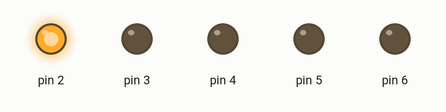
Simulated run of this sketch. Board: Arduino Uno, built with avr-gcc and run on an emulated ATmega328P. On the bench: output pins drawn as LEDs (lit = HIGH).

Above: at 0.1 s.
At 17.1 s:
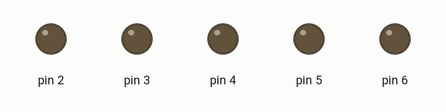
At 30.1 s:
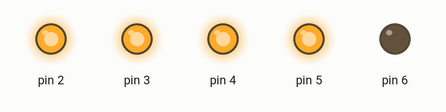
At 35.1 s:
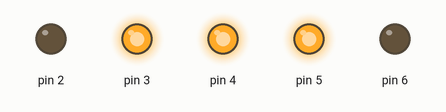
At 36.1 s:
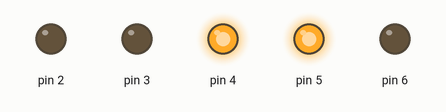
At 37.1 s:
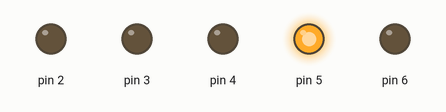
Timing chart, 0 to 40.0 s (numbered marks = the images above):
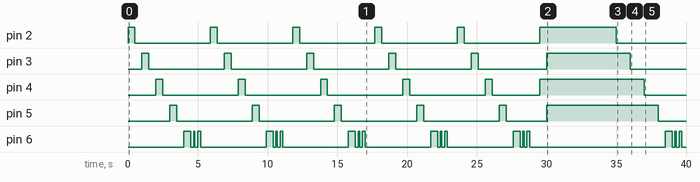

The sketch:

Enceder_Leds.ino
```cpp
// Pin 13 has an LED connected on most Arduino boards.
// give it a name:

// the setup routine runs once when you press reset:
void setup() {
  // initialize the digital pin as an output.
  pinMode(2, OUTPUT);
  pinMode(3, OUTPUT);
  pinMode(4, OUTPUT);
  pinMode(5, OUTPUT);
  pinMode(6, OUTPUT);
}

// the loop routine runs over and over again forever:
void loop()
{
  for (int a=0; a<5; a++)

{

  digitalWrite(2, HIGH);   // turn the LED on (HIGH is the voltage level)
  delay(500);               // wait for a second
  digitalWrite(2, LOW);    // turn the LED off by making the voltage LOW
  delay(500);               // wait for a second

   digitalWrite(3, HIGH);   // turn the LED on (HIGH is the voltage level)
  delay(500);               // wait for a second
  digitalWrite(3, LOW);    // turn the LED off by making the voltage LOW
  delay(500);               // wait for a second

   digitalWrite(4, HIGH);   // turn the LED on (HIGH is the voltage level)
  delay(500);               // wait for a second
  digitalWrite(4, LOW);    // turn the LED off by making the voltage LOW
  delay(500);               // wait for a second

   digitalWrite(5, HIGH);   // turn the LED on (HIGH is the voltage level)
  delay(500);               // wait for a second
  digitalWrite(5, LOW);    // turn the LED off by making the voltage LOW
  delay(500);               // wait for a second

   digitalWrite(6, HIGH);   // turn the LED on (HIGH is the voltage level)
  delay(500);               // wait for a second
  digitalWrite(6, LOW);    // turn the LED off by making the voltage LOW
  delay(200);               // wait for a second

   digitalWrite(6, HIGH);   // turn the LED on (HIGH is the voltage level)
  delay(100);               // wait for a second
  digitalWrite(6, LOW);    // turn the LED off by making the voltage LOW
  delay(200);               // wait for a second

   digitalWrite(6, HIGH);   // turn the LED on (HIGH is the voltage level)
  delay(200);               // wait for a second
  digitalWrite(6, LOW);    // turn the LED off by making the voltage LOW
  delay(700);               // wait for a second

}

    for (int a=0; a<5; a++)

{

   digitalWrite(2, HIGH);
   digitalWrite(4, HIGH);
      delay(500);

   digitalWrite(3, HIGH);
   digitalWrite(5, HIGH);
      delay(500);


    }
}
```

Measured:
- by itself, pin 2: goes 5 × (HIGH 0.50 s, LOW 5.4 s), HIGH 5.5 s, then LOW
- by itself, pin 3: goes 5 × (HIGH 0.50 s, LOW 5.4 s), HIGH 6.0 s, then LOW
- by itself, pin 4: goes 4 × (HIGH 0.50 s, LOW 5.4 s), HIGH 0.50 s, LOW 3.4 s, HIGH 7.5 s, then LOW
- by itself, pin 5: goes 4 × (HIGH 0.50 s, LOW 5.4 s), HIGH 0.50 s, LOW 2.9 s, HIGH 8.0 s, then LOW
- by itself, pin 6: LOW → HIGH at 4.0 s, → LOW 0.50 s later, → HIGH 0.20 s later, → LOW 0.10 s later, … (36 changes in this stretch)
